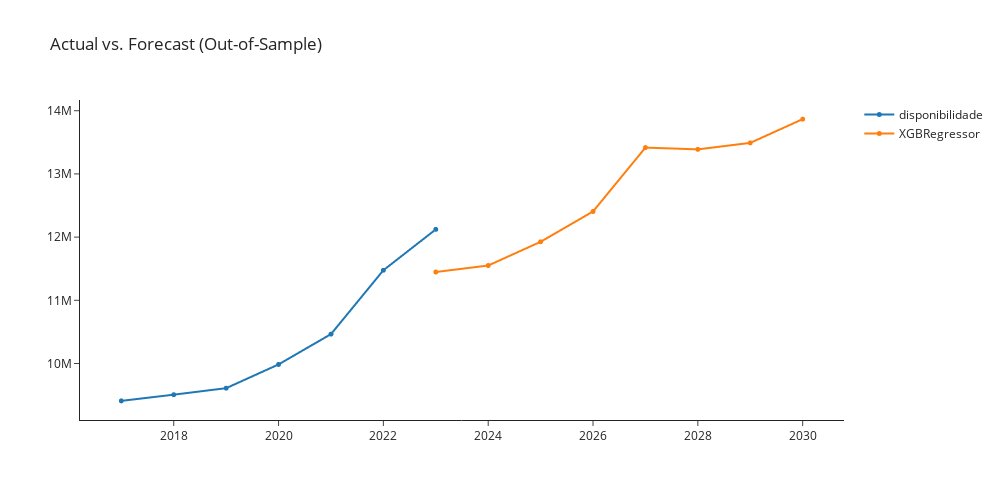

Notebook cell for this chart:
### Markdown cell above
## ARIMA model

The ARIMA model is a model based on the Autoregression moving average (ARMA), 
but since the ARMA model is only a model for stationary time series, it is implemented as an ARIMA model including normalizing the abnormal data.

### Code cell
xgboost = exp.create_model('xgboost_cds_dt')
exp.plot_model(plot = 'decomp',
               data_kwargs = {'type' : 'multiplicative'},
               fig_kwargs = {"height":500,"width":1000,"template": "simple_white","hoverinfo":"none","big_data_threshold":10})
exp.plot_model(estimator = xgboost, plot = 'forecast', 
               data_kwargs = {'fh' : 8},
               fig_kwargs = {"height":500,"width":1000,"template": "simple_white","hoverinfo":"none","big_data_threshold":10})

### Figure 1 — Plotly figure (JSON) as saved in the notebook; plotly's stock layout.template omitted (floating-point values rounded to 4 significant figures)
{"data": [{"hoverinfo": "none", "line": {"width": 2}, "marker": {"size": 5}, "mode": "lines+markers", "name": "disponibilidade", "type": "scattergl", "x": [2017, 2018, 2019, 2020, 2021, 2022, 2023, 2024, 2025, 2026, 2027, 2028, 2029, 2030], "xaxis": "x", "y": [9408526, 9506669, 9609533, 9985265, 10464882, 11475682, 12122515, null, null, null, null, null, null, null], "yaxis": "y"}, {"hoverinfo": "none", "line": {"width": 2}, "marker": {"size": 5}, "mode": "lines+markers", "name": "XGBRegressor", "type": "scattergl", "x": [2017, 2018, 2019, 2020, 2021, 2022, 2023, 2024, 2025, 2026, 2027, 2028, 2029, 2030], "xaxis": "x", "y": [null, null, null, null, null, null, 11450000.0, 11550000.0, 11930000.0, 12410000.0, 13420000.0, 13390000.0, 13490000.0, 13870000.0], "yaxis": "y"}], "layout": {"autosize": false, "height": 500, "showlegend": true, "title": {"text": "Actual vs. Forecast (Out-of-Sample)"}, "width": 1000, "xaxis": {"anchor": "y", "domain": [0, 1]}, "yaxis": {"anchor": "x", "domain": [0, 1]}}}
